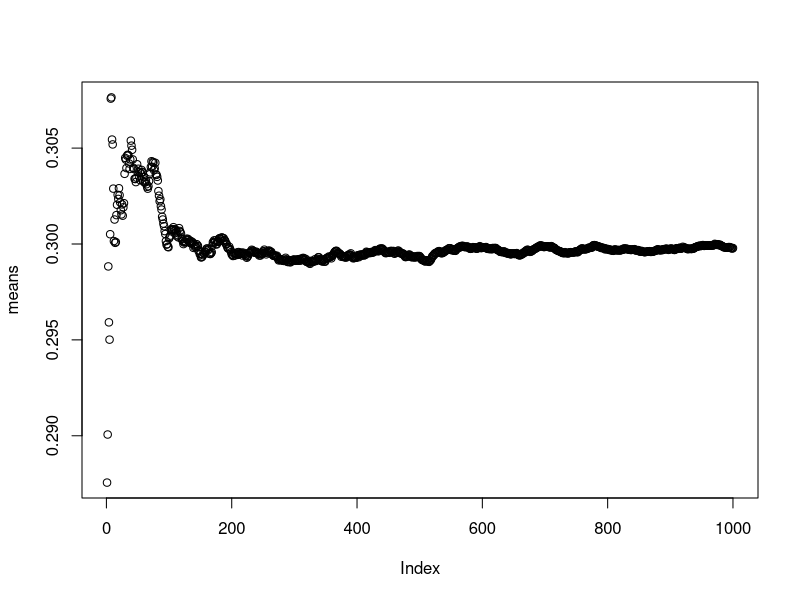
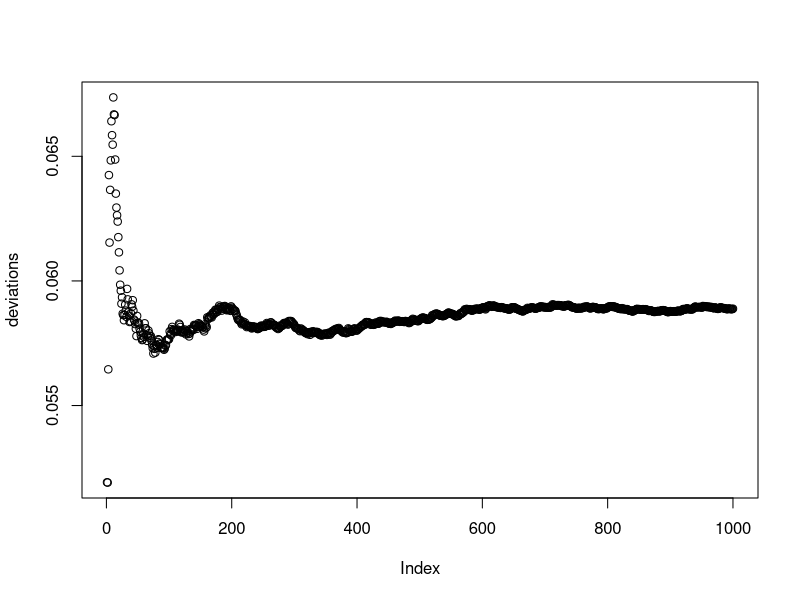
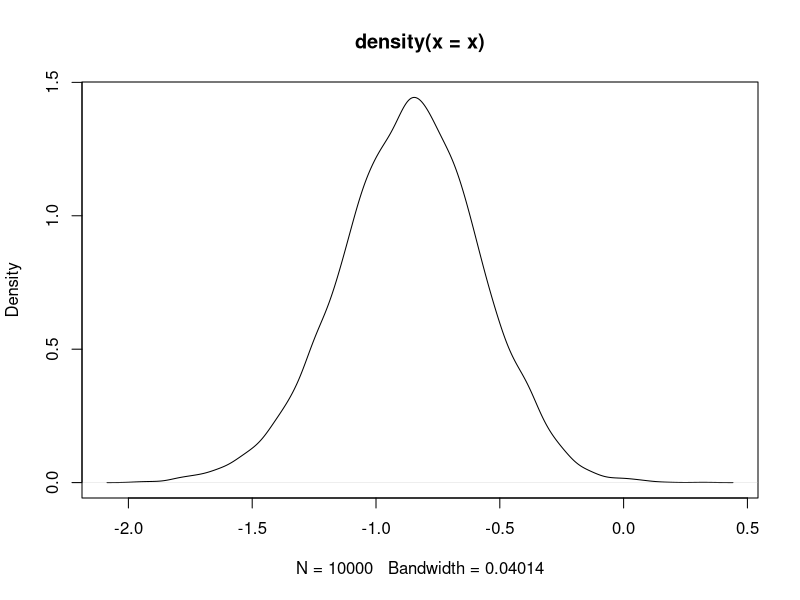
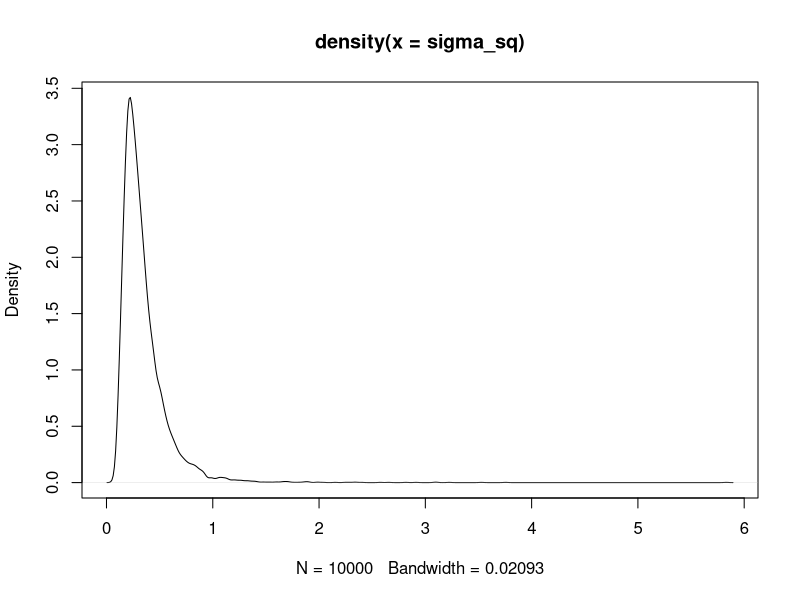
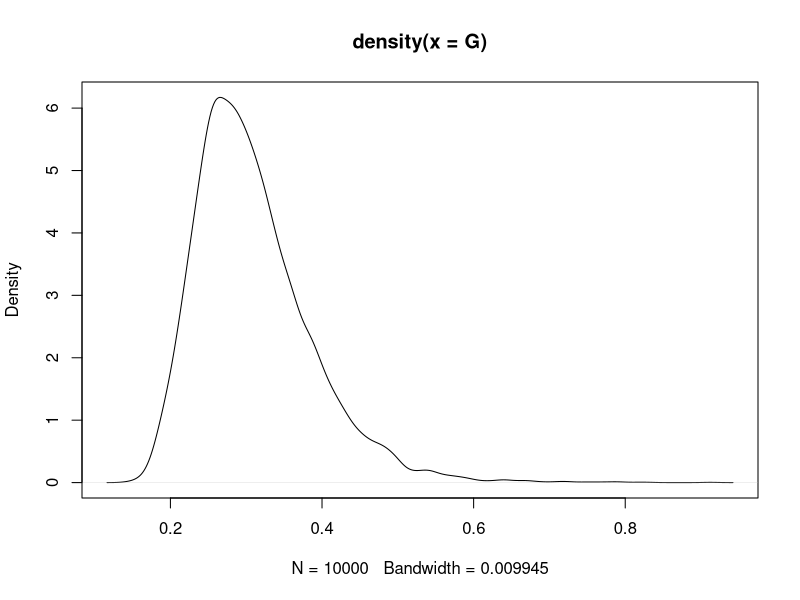
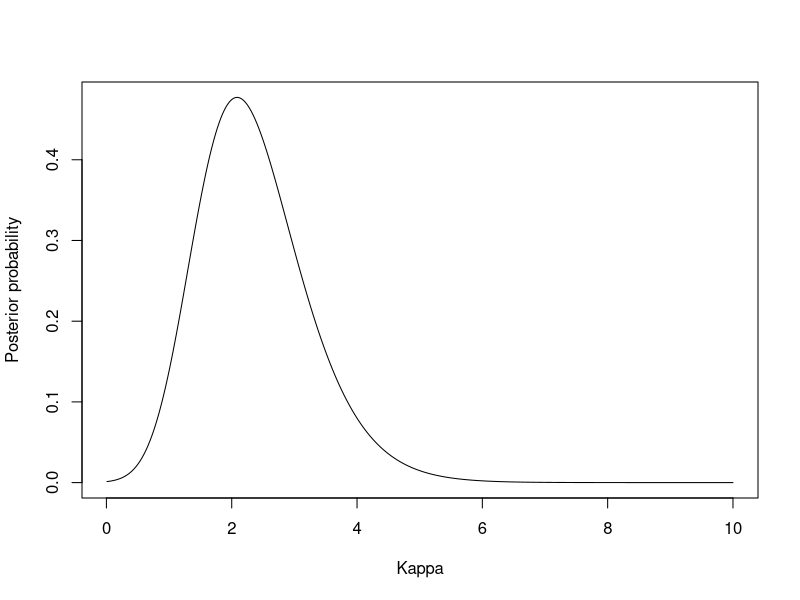

Write R code to recreate these figures, in order.
# 1.a)
s = 13
n = 50
f = n - s
a0 = 5
b0 = 5

means = c()
deviations = c()
for (n in seq(from=10, to= 10000, by=10)){
  set.seed(12345)
  posterior = rbeta(n, a0 + s, b0 + f)
  means <- append(means, mean(posterior))
  deviations <- append(deviations, sd(posterior))
}
plot(means)
plot(deviations)

# 1.b)
nDraws = 10000
x = rbeta(nDraws, a0 + s, b0 + f)
t = 0
for (n in 1:length(x)) {
  if (x[n] < 0.3) {
    t = t + 1
  }
}
t/length(x)
pbeta(0.3, a0 + s, b0 + f)

# 1.c)
set.seed(12345)
nDraws = 10000
x = rbeta(nDraws, a0 + s, b0 + f)
x = log(x/(1-x))
plot(density(x))

# -------------------------------------------------------

# 2.a)
set.seed(12345)
nDraws = 10000
mean = 3.5
sample = c(33, 24, 48, 32, 55, 74, 23, 76, 17)
n = as.numeric(length(sample))
tau_sqr = sum((log(sample) - mean)^2)/n

x = rchisq(nDraws, n)
sigma_sq = n * tau_sqr / x
plot(density(sigma_sq))

# 2.b)
G = 2*pnorm(sqrt(sigma_sq/2)) - 1
plot(density(G))

# 2.c)
cdf = ecdf(G)
quantile(cdf,0.025)
quantile(cdf,0.975)

# 2.d)
density = density(G)
densities = sort(density(G)[["y"]],decreasing=TRUE)

density_sum = sum(densities)
cumulative_sum = cumsum(densities)
# searching for the index of the values in the ordered density data such that the cumulative sum of is less than 95% of total sum
h_index = order(density$y,decreasing=TRUE)[1:length(cumulative_sum[cumulative_sum < 0.95 * density_sum])]

min(density$x[h_index])
max(density$x[h_index])


# 3.a)
# p(??|y, ?) ??? p(y|?, ??) * p(??)
x = c(1.83, 2.02, 2.33, -2.79, 2.07, 2.02, -2.44, 2.14, 2.54, 2.23)
lambda = 1
kappas = seq(0.01, 10, 0.01)
mu = 2.51

likelihood = c()
prior = c()
for (kappa in seq(0.01, 10, 0.01)){
  likelihood = append(likelihood, prod(exp(kappa * cos(x - mu))/(2 * pi * besselI(kappa, 0))))
  prior = append(prior, lambda * exp(-lambda * kappa))
}
posterior = likelihood * prior
plot(kappas,posterior/(sum(posterior)*0.01), ylab="Posterior probability", xlab="Kappa", type="l")

# 3.b)
kappas[which.max(posterior)]
